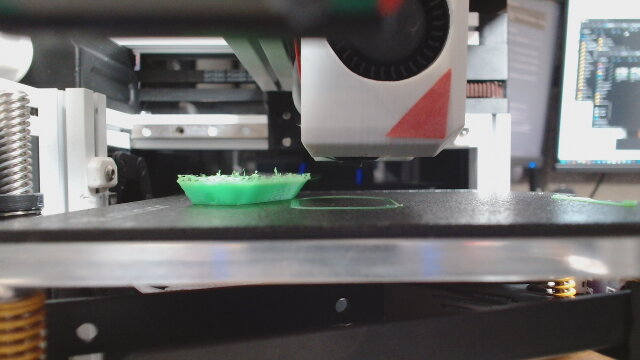
#> input picture testpicturs/Print_failure-3.jpg, 640 x 360 px, found by its file name
$ python imgdetector.py
#> lines starting #> are read from the running program, lines starting #| are printed output that depends on the picture; after the words box and inside, x2 and y2 are one past the last pixel; in counts of white or black regions, pixels touching at a corner belong together; long printed decimals are rounded
import cv2
import numpy as np
import matplotlib.pyplot as plt
import math
import os
from sklearn.linear_model import LinearRegression

home = os.path.expanduser("~")
image_path = os.path.join(home, 'RobotVision2-2/testpicturs/Print_failure-3.jpg')

image = cv2.imread(image_path)
#> image is the input picture: shape (360, 640, 3); mean B, G, R 107, 107.9, 108.7
if image is None:
    print("画像の読み込みに失敗しました。ファイルパスを確認してください。")
else:
    print("画像の読み込みに成功しました。")

image_rgb = cv2.cvtColor(image, cv2.COLOR_BGR2RGB)
plt.imshow(image_rgb)
#plt.show()

blurred_image = cv2.GaussianBlur(image, (7, 7), 0)
sharpen_kernel = np.array([[-1, -1, -1],
                           [-1, 9.5, -1],
                           [-1, -1, -1]])
sharpened_image = cv2.filter2D(blurred_image, -1, sharpen_kernel)
plt.figure(figsize=(10, 10))
plt.imshow(cv2.cvtColor(sharpened_image, cv2.COLOR_BGR2RGB))
#plt.show()

gray_image = cv2.cvtColor(sharpened_image, cv2.COLOR_BGR2GRAY)
hsv_image = cv2.cvtColor(sharpened_image, cv2.COLOR_BGR2HSV)
#> hsv_image: shape (360, 640, 3); mean H, S, V 68.4, 26.9, 156.7
_, binary_image = cv2.threshold(gray_image, 100, 255, cv2.THRESH_BINARY)
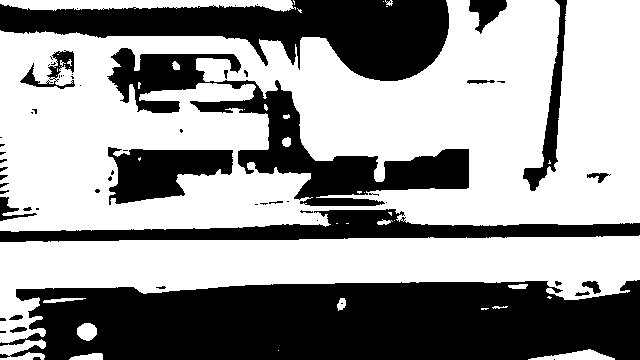
#> binary_image: shape (360, 640); 59.3% white; 63 black regions (38 under 20 px), largest, box (x1, y1, x2, y2) and area: (0, 280, 640, 360) 43370, (0, 0, 449, 81) 18247, (107, 48, 469, 206) 14299

lower_blue = np.array([110, 50, 50])
upper_blue = np.array([130, 255, 255])
lower_red1 = np.array([0, 100, 100])
upper_red1 = np.array([10, 255, 255])
lower_red2 = np.array([160, 100, 100])
upper_red2 = np.array([180, 255, 255])
lower_wakakusa = np.array([70, 50, 50])
upper_wakakusa = np.array([78, 255, 255])

hsv_image = image.copy()
hsv_image = cv2.cvtColor(image, cv2.COLOR_BGR2HSV)
#> hsv_image: shape (360, 640, 3); mean H, S, V 82.9, 26.3, 113.5
red_mask1 = cv2.inRange(hsv_image, lower_red1, upper_red1)
#> red_mask1: shape (360, 640); 0.81% white; 17 white regions (13 under 20 px), largest, box (x1, y1, x2, y2) and area: (390, 70, 451, 139) 1644, (381, 0, 400, 11) 124, (295, 45, 300, 63) 36, (298, 64, 301, 72) 24
red_mask2 = cv2.inRange(hsv_image, lower_red2, upper_red2)
#> red_mask2: shape (360, 640); 0.24% white; 25 white regions (16 under 20 px), largest, box (x1, y1, x2, y2) and area: (402, 112, 447, 128) 249, (438, 121, 446, 139) 70, (424, 124, 436, 134) 57
red_mask = cv2.bitwise_or(red_mask1, red_mask2)
#> red_mask: shape (360, 640); 1.1% white; 13 white regions (10 under 20 px), largest, box (x1, y1, x2, y2) and area: (388, 70, 451, 139) 2171, (381, 0, 400, 11) 153, (295, 45, 301, 75) 75
wakakusa_mask = cv2.inRange(hsv_image, lower_wakakusa, upper_wakakusa)
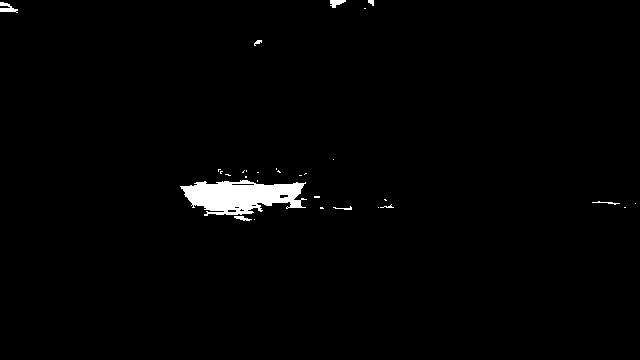
#> wakakusa_mask: shape (360, 640); 1.5% white; 30 white regions (21 under 20 px)

red_binary_image = cv2.bitwise_and(image, image, mask=red_mask)
wakakusa_binary_image = cv2.bitwise_and(image, image, mask=wakakusa_mask)

plt.imshow(binary_image, cmap='gray')
#plt.show()
plt.imshow(cv2.cvtColor(red_binary_image, cv2.COLOR_BGR2RGB))
#plt.show()
plt.imshow(cv2.cvtColor(wakakusa_binary_image, cv2.COLOR_BGR2RGB))
#plt.show()

contours, hierarchy = cv2.findContours(red_mask, cv2.RETR_TREE, cv2.CHAIN_APPROX_SIMPLE)
#> contours = 13 contours, 10 with area under 20; largest, box (x1, y1, x2, y2) and area: (388, 70, 451, 139) 2072, (381, 0, 400, 11) 130, (295, 45, 301, 75) 44
largest_contour = max(contours, key=cv2.contourArea)
#> largest_contour = contour of 60 points, box (x1, y1, x2, y2) (388, 70, 451, 139), area 2072
contour_image = image.copy()
cv2.drawContours(contour_image, [largest_contour], -1, (0, 255, 0), 3)
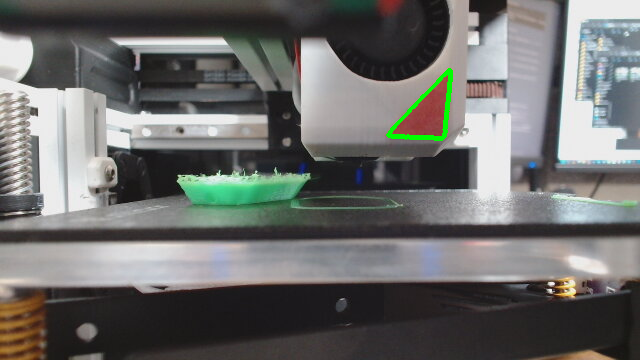
#> contour_image: shape (360, 640, 3); 0.41% of pixels changed, all inside (x1, y1, x2, y2) = (386, 68, 453, 141)
plt.imshow(cv2.cvtColor(contour_image, cv2.COLOR_BGR2RGB))
#plt.show()

contours, _ = cv2.findContours(wakakusa_mask, cv2.RETR_EXTERNAL, cv2.CHAIN_APPROX_SIMPLE)
#> contours = 30 contours, 26 with area under 20; largest, box (x1, y1, x2, y2) and area: (180, 180, 307, 216) 2794, (0, 2, 18, 13) 72, (330, 0, 346, 8) 58, (234, 216, 252, 221) 31
if contours:
    printed_matter = max(contours, key=cv2.contourArea)
#> printed_matter = contour of 190 points, box (x1, y1, x2, y2) (180, 180, 307, 216), area 2794
    contour_image2 = image.copy()
    cv2.drawContours(contour_image2, [printed_matter], -1, (255, 0, 0), 2)
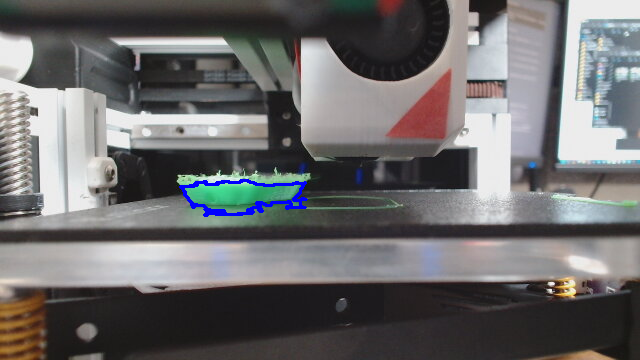
#> contour_image2: shape (360, 640, 3); 0.55% of pixels changed, all inside (x1, y1, x2, y2) = (179, 179, 308, 217)
    plt.imshow(cv2.cvtColor(contour_image2, cv2.COLOR_BGR2RGB))
    #plt.show()
else:
    print("輪郭が検出されませんでした。")

perimeter = cv2.arcLength(largest_contour, True)
#> perimeter = 224.4
approximation = cv2.approxPolyDP(largest_contour, 0.1 * perimeter, True)
#> approximation = [[450, 70], [388, 135], [444, 136]]
if len(approximation) == 3:
    cv2.drawContours(image, [approximation], 0, (0, 255, 0), 5)
#> image: shape (360, 640, 3); 0.61% of pixels changed, all inside (x1, y1, x2, y2) = (385, 67, 454, 140)
    for point in approximation:
        cv2.circle(image, tuple(point[0]), 5, (255, 0, 0), -1)
#> this loop made 3 passes
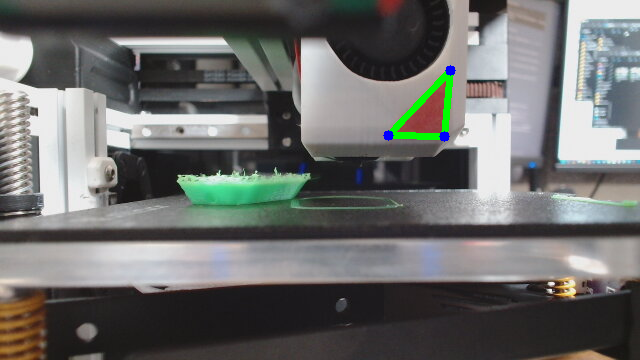
#> image: shape (360, 640, 3); mean B, G, R 106.7, 108.7, 107.7
plt.imshow(cv2.cvtColor(image, cv2.COLOR_BGR2RGB))
#plt.show()

def calculate_distance(point1, point2):
    return np.sqrt((point2[0] - point1[0]) ** 2 + (point2[1] - point1[1]) ** 2)

edge_lengths = [calculate_distance(approximation[i][0], approximation[(i+1) % 3][0]) for i in range(3)]
#> edge_lengths = [89.83, 56.01, 66.27]
longest_edge = max(edge_lengths)
#> longest_edge = 89.83
print("最長辺の長さ:", longest_edge)
#| 最長辺の長さ: 89.828

centroid = np.mean(approximation, axis=0, dtype=int)[0]
#> centroid = [427, 113]

min_edge_length = 116.18089343777659
max_edge_length = 267.4210163767986
max_offset_x    = -190
min_offset_x    = -85
max_offset_y    = 150
min_offset_y    = 55

offset_x = min_offset_x + (max_offset_x - min_offset_x) * (longest_edge - min_edge_length) / (max_edge_length - min_edge_length)
#> offset_x = -66.7
offset_y = min_offset_y + (max_offset_y - min_offset_y) * (longest_edge - min_edge_length) / (max_edge_length - min_edge_length)
#> offset_y = 38.45

nozzle_offset_x = offset_x
#> nozzle_offset_x = -66.7
nozzle_offset_y = offset_y
#> nozzle_offset_y = 38.45
nozzle_position = (centroid[0]+math.floor(nozzle_offset_x), centroid[1] + math.floor(nozzle_offset_y))
#> nozzle_position = (360, 151)
nozzle_image = image.copy()
cv2.circle(nozzle_image, nozzle_position, 10, (255, 0, 0), -1)
#> nozzle_image: shape (360, 640, 3); 0.14% of pixels changed, all inside (x1, y1, x2, y2) = (350, 141, 371, 162)
plt.imshow(cv2.cvtColor(nozzle_image, cv2.COLOR_BGR2RGB))
#plt.show()

contours = [printed_matter]
#> contours = 1 contour; box (x1, y1, x2, y2) and area: (180, 180, 307, 216) 2794
topmost = min(contours[0], key=lambda x: x[0][1])
#> topmost = [[240, 180]]
y_range = 10
print_surface = [pt for pt in contours[0] if topmost[0][1] - y_range <= pt[0][1] <= topmost[0][1] + y_range]
#> print_surface = 66 items, first 6: [[240, 180]], [[240, 181]], [[239, 182]], [[229, 182]], [[228, 181]], [[224, 181]]
print("印刷平面として定義された輪郭ポイント:")
print(print_surface)
#> (printed output is left out)

model = LinearRegression()
x = np.array([pt[0][0] for pt in print_surface]).reshape(-1, 1)
#> x = 66 values, max 305 at index 43, min 180 at index 31, mean 237
y = np.array([pt[0][1] for pt in print_surface])
#> y = 66 values, max 190 at index 36, min 180 at index 0, mean 183.5
model.fit(x, y)

x_start = min(x)[0]
#> x_start = 180
x_end = max(x)[0]
#> x_end = 305
y_start = model.predict([[x_start]])[0]
#> y_start = 184.1
y_end = model.predict([[x_end]])[0]
#> y_end = 182.8
cv2.line(image, (int(x_start), int(y_start)), (int(x_end), int(y_end)), (0, 0, 255), 2)
#> image: shape (360, 640, 3); 0.16% of pixels changed, all inside (x1, y1, x2, y2) = (179, 181, 307, 186)
for pt in print_surface:
    cv2.circle(image, tuple(pt[0]), 2, (255, 0, 0), -1)
#> this loop made 66 passes
#> pt on passes 1 to 12: [[240, 180]], [[240, 181]], [[239, 182]], [[229, 182]], [[228, 181]], [[224, 181]], [[223, 182]], [[222, 181]], [[221, 182]], [[216, 182]], [[217, 182]], [[218, 183]]
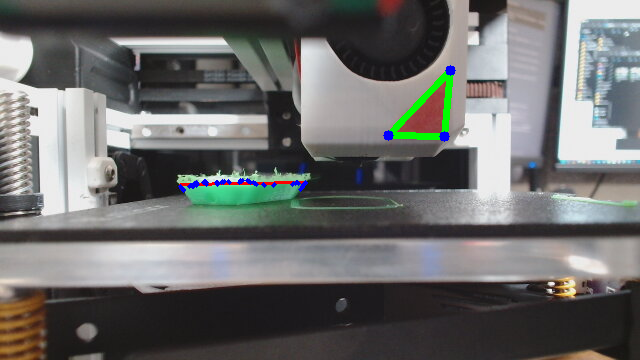
#> image: shape (360, 640, 3); mean B, G, R 106.8, 108.1, 107.6
plt.imshow(cv2.cvtColor(image, cv2.COLOR_BGR2RGB))
#plt.show()

m = model.coef_[0]
c = model.intercept_
x0, y0 = nozzle_position[0], nozzle_position[1]
#> x0 = 360; y0 = 151
distance = abs(m*x0 - y0 + c) / np.sqrt(m**2 + 1)
#> distance = 31.27
threshold = 10
print(distance)
#| 31.265
if distance > threshold:
    print("警告: ノズルの位置と印刷平面が離れすぎており、印刷が失敗している可能性があります。")
else:
    print("ノズルと印刷平面の距離は正常範囲内です。")

plt.show()
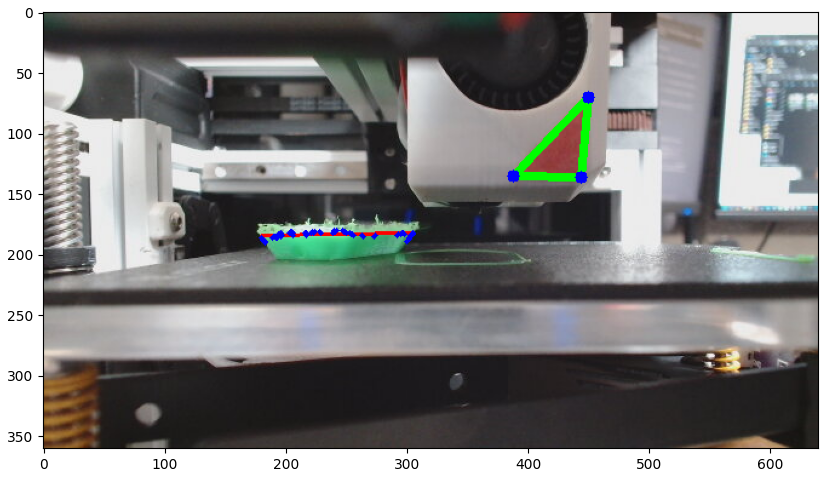
#> figure drawn by matplotlib, 1 panel

$ run again, with testpicturs/110-10-30.jpg copied over testpicturs/Print_failure-3.jpg
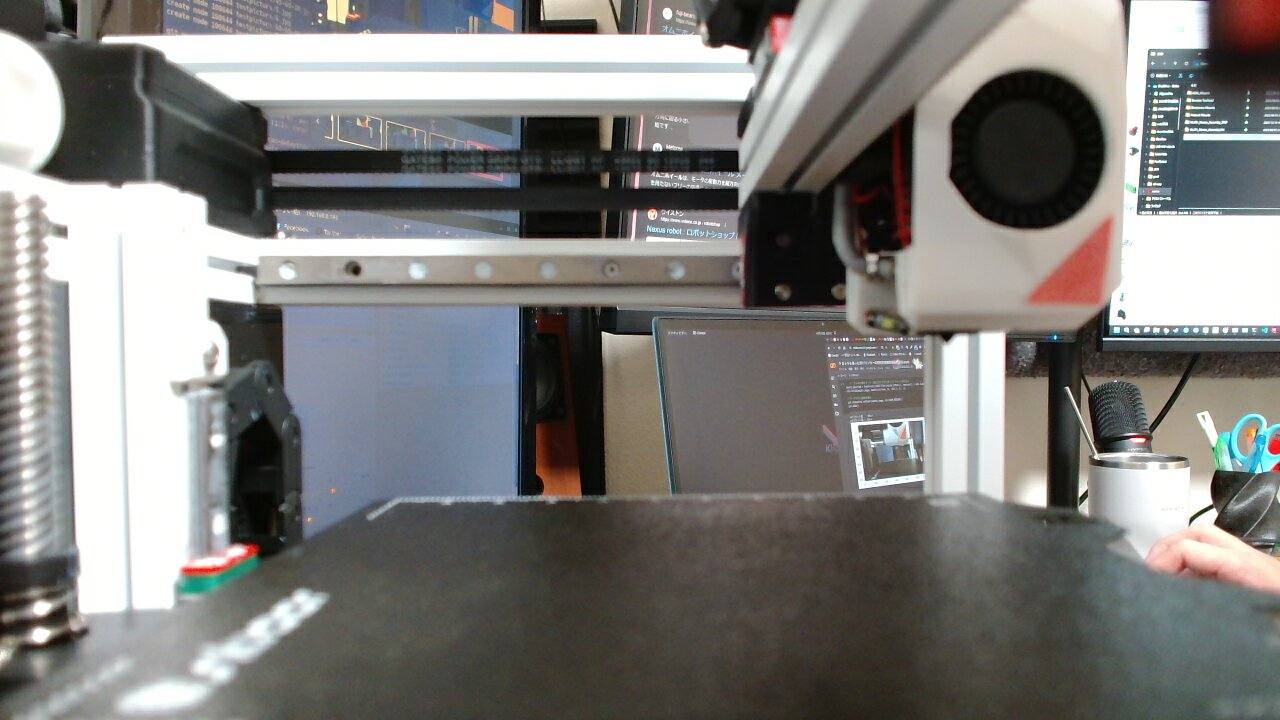
#> input picture testpicturs/110-10-30.jpg, 1280 x 720 px, found by its file name
#> image is the input picture: shape (720, 1280, 3); mean B, G, R 122.5, 125, 125.9
#> `_, binary_image = cv2.threshold(gray_image, 100, 255, cv2.THRESH_BINARY)`:
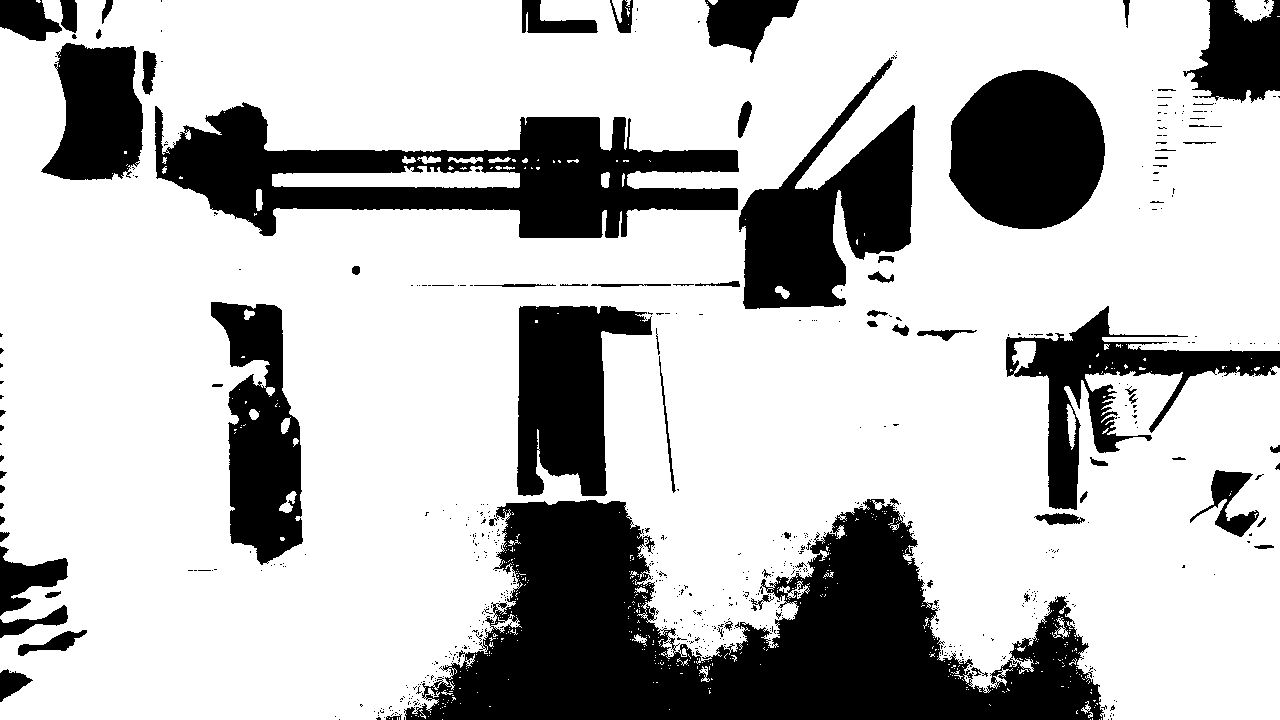
#> binary_image: shape (720, 1280); 74% white; 650 black regions (577 under 20 px), largest, box (x1, y1, x2, y2) and area: (404, 498, 1104, 720) 82789, (155, 102, 739, 238) 36620, (739, 58, 915, 309) 20603
#> red_mask1: shape (720, 1280); 0.82% white; 41 white regions (29 under 20 px), largest, box (x1, y1, x2, y2) and area: (1030, 219, 1112, 305) 3472, (1227, 0, 1280, 37) 1641, (536, 428, 582, 496) 957
#> red_mask2: shape (720, 1280); 0.04% white; 20 white regions (13 under 20 px), largest, box (x1, y1, x2, y2) and area: (773, 15, 783, 51) 112, (1268, 443, 1280, 454) 73, (227, 554, 245, 564) 59
#> wakakusa_mask: shape (720, 1280); 0.07% white; 65 white regions (60 under 20 px)
#> `contours, hierarchy = cv2.findContours(red_mask, cv2.RETR_TREE, cv2.CH..`: contours = 49 contours, 38 with area under 20; largest, box (x1, y1, x2, y2) and area: (1030, 219, 1112, 305) 3348, (1227, 0, 1280, 37) 1562, (536, 428, 582, 496) 848, (182, 544, 259, 575) 522, (1177, 557, 1228, 579) 324
#> largest_contour = contour of 72 points, box (x1, y1, x2, y2) (1030, 219, 1112, 305), area 3348
#> contour_image: shape (720, 1280, 3); 0.13% of pixels changed, all inside (x1, y1, x2, y2) = (1028, 217, 1114, 307)
#> `contours, _ = cv2.findContours(wakakusa_mask, cv2.RETR_EXTERNAL, cv2.C..`: contours = 65 contours, 62 with area under 20; largest, box (x1, y1, x2, y2) and area: (1214, 436, 1228, 472) 158, (217, 556, 263, 576) 56, (1127, 185, 1136, 192) 30
#> printed_matter = contour of 52 points, box (x1, y1, x2, y2) (1214, 436, 1228, 472), area 158
#> contour_image2: shape (720, 1280, 3); 0.03% of pixels changed, all inside (x1, y1, x2, y2) = (1213, 435, 1229, 473)
#> perimeter = 281
#> approximation = [[1110, 219], [1032, 302], [1099, 302]]
#> the loop `for point in approximation:` made 3 passes
#> edge_lengths = [113.9, 67, 83.73]
#> longest_edge = 113.9
#| 最長辺の長さ: 113.899
#> centroid = [1080, 274]
#> offset_x = -83.42
#> offset_y = 53.57
#> nozzle_offset_x = -83.42
#> nozzle_offset_y = 53.57
#> nozzle_position = (996, 327)
#> nozzle_image: shape (720, 1280, 3); mean B, G, R 122.4, 125.2, 125.5
#> `contours = [printed_matter]`: contours = 1 contour; box (x1, y1, x2, y2) and area: (1214, 436, 1228, 472) 158
#> topmost = [[1218, 436]]
#> print_surface = 19 items, first 6: [[1218, 436]], [[1218, 437]], [[1217, 438]], [[1217, 439]], [[1218, 440]], [[1218, 443]]
#> (printed output is left out)
#> x = 19 values, max 1224 at index 10, min 1215 at index 8, mean 1219.1
#> y = 19 values, max 446 at index 9, min 436 at index 0, mean 441.4
#> x_start = 1215
#> x_end = 1224
#> y_start = 440.8
#> y_end = 442.1
#> the loop `for pt in print_surface:` made 19 passes
#> x0 = 996; y0 = 327
#> distance = 82.04
#| 82.039
#> `plt.show()`:
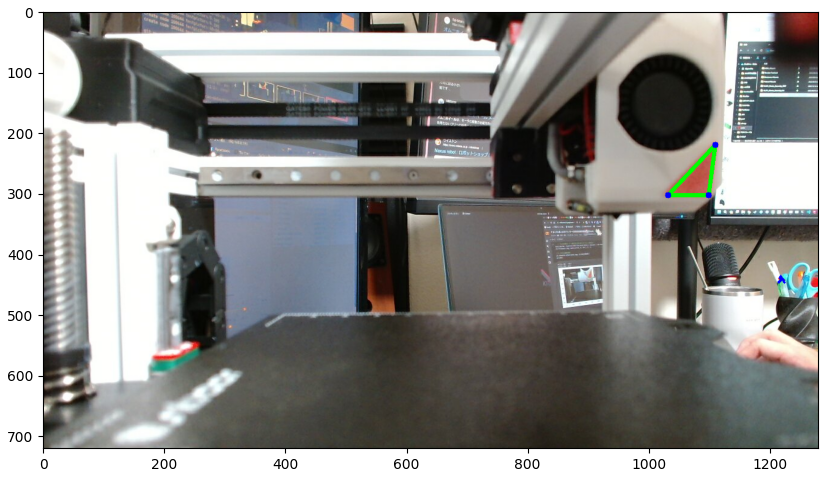
#> figure drawn by matplotlib, 1 panel
